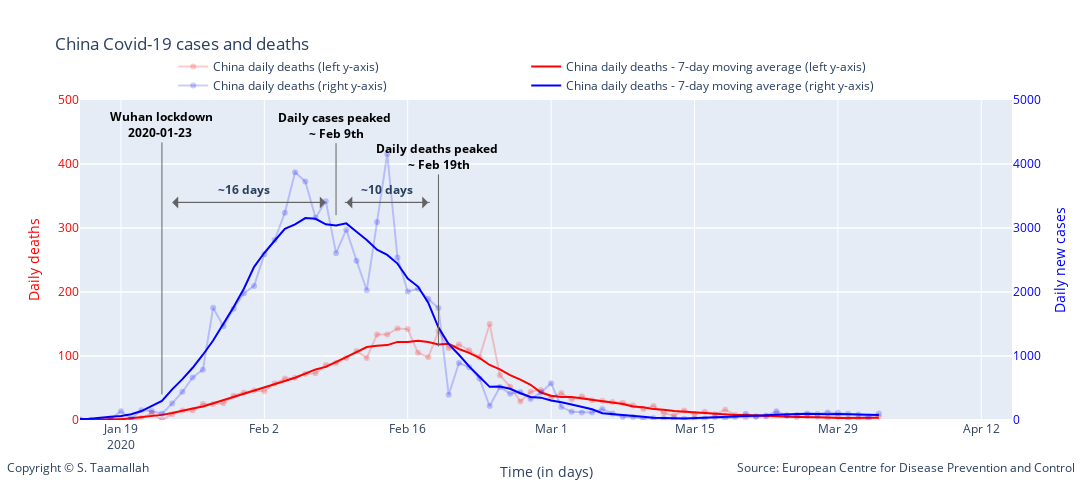

Here is the notebook cell this chart was saved with:
### Markdown cell above
<br/>
<br/>

# Learning from China

### Code cell
degree = 5

smooth_china_deaths = smoothTriangle(df_china['deaths'],degree)
smooth_china_cases = smoothTriangle(df_china['cases'],degree)

smooth_china_deaths_9day = smooth_9day(df_china['deaths'])
smooth_china_cases_9day = smooth_9day(df_china['cases'])


# Add traces
trace1 = go.Scatter(
        x=df_china.index, 
        y=df_china['deaths'],
        mode='lines + markers',
        name='China daily deaths (left y-axis)',
        line_color='rgba(256, 0, 0, .2)',
        #showlegend=False,
)

trace11 = go.Scatter(
        x=df_china.index, 
        y=smooth_china_deaths_9day,
        mode='lines',
        name='China daily deaths - 7-day moving average (left y-axis)',
        line_color='rgba(256, 0, 0, 1)',
)

trace2 = go.Scatter(
        x=df_china.index, 
        y=df_china['cases'],
        mode='lines + markers',
        name='China daily deaths (right y-axis)',
        line_color='rgba(0, 0, 256, .2)',
        #showlegend=False,
        yaxis='y2'
)

trace22 = go.Scatter(
        x=df_china.index, 
        y=smooth_china_cases_9day,
        mode='lines',
        name='China daily deaths - 7-day moving average (right y-axis)',
        line_color='rgba(0, 0, 256, 1)',
        yaxis='y2'
)

data = [trace1, trace11, trace2, trace22]

layout = go.Layout(
    title='China Covid-19 cases and deaths',
    legend=dict(x=.1, y=1.15, orientation="h"), 
    width=1100,
    height=500,
    
    # Top left
    xaxis=dict(
        title='Time (in days)',
        range=['2020-01-15', '2020-04-15'],
    ),
    yaxis=dict(
        title='Daily deaths',
        #type='log',
        range=[0,500],
        color="red",
        anchor='x'
    ),
    yaxis2=dict(
        title = 'Daily new cases',
        color='rgba(0, 0, 256, 1)',
        #type='log',
        range=[0,5000],
        overlaying='y',
        side='right'
    ),
    
       annotations=[
        dict(
            x=1.07,
            y=-0.18,
            showarrow=False,
            text='Source: European Centre for Disease Prevention and Control',
            xref='paper',
            yref='paper'
        ),
        
        dict(
            x=-0.08,
            y=-0.18,
            showarrow=False,
            text='Copyright © S. Taamallah ',
            xref='paper',
            yref='paper'
        )
    ],
    
)



fig = go.Figure(data=data, layout=layout)

fig.add_annotation(
            x='2020-01-23',
            y=40,
            xref="x",
            yref="y",
            text="<b> Wuhan lockdown <br> 2020-01-23  </b>",
            showarrow=True,
            font=dict(
            #family="Courier New, monospace",
            size=12,
            color="black",
            ),
        align="center",
        arrowhead=0,
        arrowsize=1,
        arrowwidth=1,
        arrowcolor="#636363",
        ax=0,
        ay=-270,
)




fig.add_annotation(
            x='2020-02-09',
            y=320,
            text="<b>Daily cases peaked <br> ~ Feb 9th </b>",
            showarrow=True,
            font=dict(
            #family="Courier New, monospace",
            size=12,
            color="black",
            ),
        align="center",
        arrowhead=0,
        arrowsize=1,
        arrowwidth=1,
        arrowcolor="#636363",
        ax=0,
        ay=-90,
)


fig.add_annotation(
            x='2020-02-19',
            y=115,
            text="<b>Daily deaths peaked <br> ~ Feb 19th </b>",
            showarrow=True,
            font=dict(
            #family="Courier New, monospace",
            size=12,
            color="black",
            ),
        align="center",
        arrowhead=0,
        arrowsize=1,
        arrowwidth=1,
        arrowcolor="#636363",
        ax=0,
        ay=-190,
)

fig.add_annotation(
            x='2020-02-10',
            y=340,
            text="",
            showarrow=True,
            font=dict(
            #family="Courier New, monospace",
            size=12,
            color="black",
            ),
        align="center",
        arrowhead=1,
        arrowsize=2,
        arrowwidth=1,
        arrowcolor="#636363",
        ax=85,
        ay=0,
)

fig.add_annotation(
            x='2020-02-18',
            y=340,
            text="",
            showarrow=True,
            font=dict(
            #family="Courier New, monospace",
            size=12,
            color="black",
            ),
        align="center",
        arrowhead=1,
        arrowsize=2,
        arrowwidth=1,
        arrowcolor="#636363",
        ax=-85,
        ay=0,
)

fig.add_annotation(
            x='2020-02-14',
            y=360,
            text="<b> ~10 days </b>",
            showarrow=False,
)

fig.add_annotation(
            x='2020-01-24',
            y=340,
            text="",
            showarrow=True,
            font=dict(
            #family="Courier New, monospace",
            size=12,
            color="black",
            ),
        align="center",
        arrowhead=1,
        arrowsize=2,
        arrowwidth=1,
        arrowcolor="#636363",
        ax=150,
        ay=0,
)

fig.add_annotation(
            x='2020-02-08',
            y=340,
            text="",
            showarrow=True,
            font=dict(
            #family="Courier New, monospace",
            size=12,
            color="black",
            ),
        align="center",
        arrowhead=1,
        arrowsize=2,
        arrowwidth=1,
        arrowcolor="#636363",
        ax=-150,
        ay=0,
)


fig.add_annotation(
            x='2020-01-31',
            y=360,
            text="<b> ~16 days </b>",
            showarrow=False,
)

fig.show()

from plotly.offline import plot
plot(fig, filename="STaamallah_covid19_analysis_chart_2_20200403.html", auto_open = False)

### Figure 1 — Plotly figure (JSON) as saved in the notebook; plotly's stock layout.template omitted (floating-point values rounded to 4 significant figures)
{"data": [{"line": {"color": "rgba(256, 0, 0, .2)"}, "mode": "lines+markers", "name": "China daily deaths (left y-axis)", "type": "scatter", "x": ["2020-04-02T00:00:00", "2020-04-01T00:00:00", "2020-03-31T00:00:00", "2020-03-30T00:00:00", "2020-03-29T00:00:00", "2020-03-28T00:00:00", "2020-03-27T00:00:00", "2020-03-26T00:00:00", "2020-03-25T00:00:00", "2020-03-24T00:00:00", "2020-03-23T00:00:00", "2020-03-22T00:00:00", "2020-03-21T00:00:00", "2020-03-20T00:00:00", "2020-03-19T00:00:00", "2020-03-18T00:00:00", "2020-03-17T00:00:00", "2020-03-16T00:00:00", "2020-03-15T00:00:00", "2020-03-14T00:00:00", "2020-03-13T00:00:00", "2020-03-12T00:00:00", "2020-03-11T00:00:00", "2020-03-10T00:00:00", "2020-03-09T00:00:00", "2020-03-08T00:00:00", "2020-03-07T00:00:00", "2020-03-06T00:00:00", "2020-03-05T00:00:00", "2020-03-04T00:00:00", "2020-03-03T00:00:00", "2020-03-02T00:00:00", "2020-03-01T00:00:00", "2020-02-29T00:00:00", "2020-02-28T00:00:00", "2020-02-27T00:00:00", "2020-02-26T00:00:00", "2020-02-25T00:00:00", "2020-02-24T00:00:00", "2020-02-23T00:00:00", "2020-02-22T00:00:00", "2020-02-21T00:00:00", "2020-02-20T00:00:00", "2020-02-19T00:00:00", "2020-02-18T00:00:00", "2020-02-17T00:00:00", "2020-02-16T00:00:00", "2020-02-15T00:00:00", "2020-02-14T00:00:00", "2020-02-13T00:00:00", "2020-02-12T00:00:00", "2020-02-11T00:00:00", "2020-02-10T00:00:00", "2020-02-09T00:00:00", "2020-02-08T00:00:00", "2020-02-07T00:00:00", "2020-02-06T00:00:00", "2020-02-05T00:00:00", "2020-02-04T00:00:00", "2020-02-03T00:00:00", "2020-02-02T00:00:00", "2020-02-01T00:00:00", "2020-01-31T00:00:00", "2020-01-30T00:00:00", "2020-01-29T00:00:00", "2020-01-28T00:00:00", "2020-01-27T00:00:00", "2020-01-26T00:00:00", "2020-01-25T00:00:00", "2020-01-24T00:00:00", "2020-01-23T00:00:00", "2020-01-22T00:00:00", "2020-01-21T00:00:00", "2020-01-20T00:00:00", "2020-01-19T00:00:00", "2020-01-18T00:00:00", "2020-01-17T00:00:00", "2020-01-16T00:00:00", "2020-01-15T00:00:00", "2020-01-14T00:00:00", "2020-01-13T00:00:00", "2020-01-12T00:00:00", "2020-01-11T00:00:00", "2020-01-10T00:00:00", "2020-01-09T00:00:00", "2020-01-08T00:00:00", "2020-01-07T00:00:00", "2020-01-06T00:00:00", "2020-01-05T00:00:00", "2020-01-04T00:00:00", "2020-01-03T00:00:00", "2020-01-02T00:00:00", "2020-01-01T00:00:00", "2019-12-31T00:00:00"], "y": [6, 1, 3, 2, 5, 3, 5, 6, 4, 7, 9, 6, 6, 4, 8, 16, 9, 13, 9, 15, 7, 11, 22, 17, 23, 27, 28, 30, 31, 37, 32, 42, 35, 47, 44, 29, 52, 70, 150, 98, 109, 118, 112, 139, 98, 105, 142, 143, 133.5, 133.5, 97, 108, 97, 89, 86, 73, 72, 66, 65, 57, 45, 46, 43, 38, 26, 25, 25, 15, 15, 9, 0, 11, 3, 0, 1, 0, 0, 0, 1, 0, 0, 0, 1, 0, 0, 0, 0, 0, 0, 0, 0, 0, 0, 0]}, {"line": {"color": "rgba(256, 0, 0, 1)"}, "mode": "lines", "name": "China daily deaths - 7-day moving average (left y-axis)", "type": "scatter", "x": ["2020-04-02T00:00:00", "2020-04-01T00:00:00", "2020-03-31T00:00:00", "2020-03-30T00:00:00", "2020-03-29T00:00:00", "2020-03-28T00:00:00", "2020-03-27T00:00:00", "2020-03-26T00:00:00", "2020-03-25T00:00:00", "2020-03-24T00:00:00", "2020-03-23T00:00:00", "2020-03-22T00:00:00", "2020-03-21T00:00:00", "2020-03-20T00:00:00", "2020-03-19T00:00:00", "2020-03-18T00:00:00", "2020-03-17T00:00:00", "2020-03-16T00:00:00", "2020-03-15T00:00:00", "2020-03-14T00:00:00", "2020-03-13T00:00:00", "2020-03-12T00:00:00", "2020-03-11T00:00:00", "2020-03-10T00:00:00", "2020-03-09T00:00:00", "2020-03-08T00:00:00", "2020-03-07T00:00:00", "2020-03-06T00:00:00", "2020-03-05T00:00:00", "2020-03-04T00:00:00", "2020-03-03T00:00:00", "2020-03-02T00:00:00", "2020-03-01T00:00:00", "2020-02-29T00:00:00", "2020-02-28T00:00:00", "2020-02-27T00:00:00", "2020-02-26T00:00:00", "2020-02-25T00:00:00", "2020-02-24T00:00:00", "2020-02-23T00:00:00", "2020-02-22T00:00:00", "2020-02-21T00:00:00", "2020-02-20T00:00:00", "2020-02-19T00:00:00", "2020-02-18T00:00:00", "2020-02-17T00:00:00", "2020-02-16T00:00:00", "2020-02-15T00:00:00", "2020-02-14T00:00:00", "2020-02-13T00:00:00", "2020-02-12T00:00:00", "2020-02-11T00:00:00", "2020-02-10T00:00:00", "2020-02-09T00:00:00", "2020-02-08T00:00:00", "2020-02-07T00:00:00", "2020-02-06T00:00:00", "2020-02-05T00:00:00", "2020-02-04T00:00:00", "2020-02-03T00:00:00", "2020-02-02T00:00:00", "2020-02-01T00:00:00", "2020-01-31T00:00:00", "2020-01-30T00:00:00", "2020-01-29T00:00:00", "2020-01-28T00:00:00", "2020-01-27T00:00:00", "2020-01-26T00:00:00", "2020-01-25T00:00:00", "2020-01-24T00:00:00", "2020-01-23T00:00:00", "2020-01-22T00:00:00", "2020-01-21T00:00:00", "2020-01-20T00:00:00", "2020-01-19T00:00:00", "2020-01-18T00:00:00", "2020-01-17T00:00:00", "2020-01-16T00:00:00", "2020-01-15T00:00:00", "2020-01-14T00:00:00", "2020-01-13T00:00:00", "2020-01-12T00:00:00", "2020-01-11T00:00:00", "2020-01-10T00:00:00", "2020-01-09T00:00:00", "2020-01-08T00:00:00", "2020-01-07T00:00:00", "2020-01-06T00:00:00", "2020-01-05T00:00:00", "2020-01-04T00:00:00", "2020-01-03T00:00:00", "2020-01-02T00:00:00", "2020-01-01T00:00:00", "2019-12-31T00:00:00"], "y": [3.333, 3, 3.4, 3.333, 3, 4, 4, 5, 5, 5, 6, 7, 7, 8, 8, 9, 9, 10, 12, 13, 14, 16, 17, 20, 21, 25, 27, 29, 31, 34, 36, 36, 38, 43, 55, 63, 70, 79, 86, 97, 105, 111, 119, 118, 122, 124, 122, 122, 117, 116, 114, 106, 98, 91, 83, 79, 72, 66, 61, 56, 50, 45, 41, 35, 30, 26, 21, 18, 14, 11, 8, 6, 4, 2, 1, 1, 0, 0, 0, 0, 0, 0, 0, 0, 0, 0, 0, 0, 0, 0, 0, 0, 0, 0]}, {"line": {"color": "rgba(0, 0, 256, .2)"}, "mode": "lines+markers", "name": "China daily deaths (right y-axis)", "type": "scatter", "x": ["2020-04-02T00:00:00", "2020-04-01T00:00:00", "2020-03-31T00:00:00", "2020-03-30T00:00:00", "2020-03-29T00:00:00", "2020-03-28T00:00:00", "2020-03-27T00:00:00", "2020-03-26T00:00:00", "2020-03-25T00:00:00", "2020-03-24T00:00:00", "2020-03-23T00:00:00", "2020-03-22T00:00:00", "2020-03-21T00:00:00", "2020-03-20T00:00:00", "2020-03-19T00:00:00", "2020-03-18T00:00:00", "2020-03-17T00:00:00", "2020-03-16T00:00:00", "2020-03-15T00:00:00", "2020-03-14T00:00:00", "2020-03-13T00:00:00", "2020-03-12T00:00:00", "2020-03-11T00:00:00", "2020-03-10T00:00:00", "2020-03-09T00:00:00", "2020-03-08T00:00:00", "2020-03-07T00:00:00", "2020-03-06T00:00:00", "2020-03-05T00:00:00", "2020-03-04T00:00:00", "2020-03-03T00:00:00", "2020-03-02T00:00:00", "2020-03-01T00:00:00", "2020-02-29T00:00:00", "2020-02-28T00:00:00", "2020-02-27T00:00:00", "2020-02-26T00:00:00", "2020-02-25T00:00:00", "2020-02-24T00:00:00", "2020-02-23T00:00:00", "2020-02-22T00:00:00", "2020-02-21T00:00:00", "2020-02-20T00:00:00", "2020-02-19T00:00:00", "2020-02-18T00:00:00", "2020-02-17T00:00:00", "2020-02-16T00:00:00", "2020-02-15T00:00:00", "2020-02-14T00:00:00", "2020-02-13T00:00:00", "2020-02-12T00:00:00", "2020-02-11T00:00:00", "2020-02-10T00:00:00", "2020-02-09T00:00:00", "2020-02-08T00:00:00", "2020-02-07T00:00:00", "2020-02-06T00:00:00", "2020-02-05T00:00:00", "2020-02-04T00:00:00", "2020-02-03T00:00:00", "2020-02-02T00:00:00", "2020-02-01T00:00:00", "2020-01-31T00:00:00", "2020-01-30T00:00:00", "2020-01-29T00:00:00", "2020-01-28T00:00:00", "2020-01-27T00:00:00", "2020-01-26T00:00:00", "2020-01-25T00:00:00", "2020-01-24T00:00:00", "2020-01-23T00:00:00", "2020-01-22T00:00:00", "2020-01-21T00:00:00", "2020-01-20T00:00:00", "2020-01-19T00:00:00", "2020-01-18T00:00:00", "2020-01-17T00:00:00", "2020-01-16T00:00:00", "2020-01-15T00:00:00", "2020-01-14T00:00:00", "2020-01-13T00:00:00", "2020-01-12T00:00:00", "2020-01-11T00:00:00", "2020-01-10T00:00:00", "2020-01-09T00:00:00", "2020-01-08T00:00:00", "2020-01-07T00:00:00", "2020-01-06T00:00:00", "2020-01-05T00:00:00", "2020-01-04T00:00:00", "2020-01-03T00:00:00", "2020-01-02T00:00:00", "2020-01-01T00:00:00", "2019-12-31T00:00:00"], "y": [100, 54, 84, 98, 113, 119, 94, 102, 78, 69, 138, 65, 52, 99, 44, 23, 43, 25, 22, 19, 22, 24, 29, 20, 45, 46, 101, 170, 117, 119, 127, 205, 574, 428, 329, 439, 410, 515, 218, 647, 826, 891, 394, 1750, 1890, 2052, 2007, 2538, 4156, 3092, 2028, 2490, 2974, 2607, 3418, 3160, 3727, 3872, 3237, 2812, 2590, 2095, 1980, 1740, 1466, 1753, 787, 665, 441, 259, 97, 140, 151, 19, 136, 17, 4, 0, 0, 0, 0, 0, 0, 0, 0, 0, 0, 0, 15, 0, 17, 0, 0, 27], "yaxis": "y2"}, {"line": {"color": "rgba(0, 0, 256, 1)"}, "mode": "lines", "name": "China daily deaths - 7-day moving average (right y-axis)", "type": "scatter", "x": ["2020-04-02T00:00:00", "2020-04-01T00:00:00", "2020-03-31T00:00:00", "2020-03-30T00:00:00", "2020-03-29T00:00:00", "2020-03-28T00:00:00", "2020-03-27T00:00:00", "2020-03-26T00:00:00", "2020-03-25T00:00:00", "2020-03-24T00:00:00", "2020-03-23T00:00:00", "2020-03-22T00:00:00", "2020-03-21T00:00:00", "2020-03-20T00:00:00", "2020-03-19T00:00:00", "2020-03-18T00:00:00", "2020-03-17T00:00:00", "2020-03-16T00:00:00", "2020-03-15T00:00:00", "2020-03-14T00:00:00", "2020-03-13T00:00:00", "2020-03-12T00:00:00", "2020-03-11T00:00:00", "2020-03-10T00:00:00", "2020-03-09T00:00:00", "2020-03-08T00:00:00", "2020-03-07T00:00:00", "2020-03-06T00:00:00", "2020-03-05T00:00:00", "2020-03-04T00:00:00", "2020-03-03T00:00:00", "2020-03-02T00:00:00", "2020-03-01T00:00:00", "2020-02-29T00:00:00", "2020-02-28T00:00:00", "2020-02-27T00:00:00", "2020-02-26T00:00:00", "2020-02-25T00:00:00", "2020-02-24T00:00:00", "2020-02-23T00:00:00", "2020-02-22T00:00:00", "2020-02-21T00:00:00", "2020-02-20T00:00:00", "2020-02-19T00:00:00", "2020-02-18T00:00:00", "2020-02-17T00:00:00", "2020-02-16T00:00:00", "2020-02-15T00:00:00", "2020-02-14T00:00:00", "2020-02-13T00:00:00", "2020-02-12T00:00:00", "2020-02-11T00:00:00", "2020-02-10T00:00:00", "2020-02-09T00:00:00", "2020-02-08T00:00:00", "2020-02-07T00:00:00", "2020-02-06T00:00:00", "2020-02-05T00:00:00", "2020-02-04T00:00:00", "2020-02-03T00:00:00", "2020-02-02T00:00:00", "2020-02-01T00:00:00", "2020-01-31T00:00:00", "2020-01-30T00:00:00", "2020-01-29T00:00:00", "2020-01-28T00:00:00", "2020-01-27T00:00:00", "2020-01-26T00:00:00", "2020-01-25T00:00:00", "2020-01-24T00:00:00", "2020-01-23T00:00:00", "2020-01-22T00:00:00", "2020-01-21T00:00:00", "2020-01-20T00:00:00", "2020-01-19T00:00:00", "2020-01-18T00:00:00", "2020-01-17T00:00:00", "2020-01-16T00:00:00", "2020-01-15T00:00:00", "2020-01-14T00:00:00", "2020-01-13T00:00:00", "2020-01-12T00:00:00", "2020-01-11T00:00:00", "2020-01-10T00:00:00", "2020-01-09T00:00:00", "2020-01-08T00:00:00", "2020-01-07T00:00:00", "2020-01-06T00:00:00", "2020-01-05T00:00:00", "2020-01-04T00:00:00", "2020-01-03T00:00:00", "2020-01-02T00:00:00", "2020-01-01T00:00:00", "2019-12-31T00:00:00"], "y": [79.33, 84, 89.8, 94.67, 93, 90, 99, 97, 92, 90, 82, 74, 67, 62, 56, 43, 38, 35, 27, 25, 27, 28, 36, 52, 63, 74, 86, 105, 167, 209, 241, 278, 305, 349, 360, 418, 487, 522, 518, 676, 837, 1020, 1186, 1443, 1833, 2085, 2211, 2444, 2580, 2660, 2812, 2940, 3072, 3040, 3057, 3144, 3155, 3057, 2987, 2801, 2613, 2393, 2051, 1765, 1501, 1242, 1020, 816, 639, 479, 299, 213, 140, 91, 62, 51, 36, 19, 17, 2, 0, 0, 0, 0, 1, 1, 3, 3, 3, 0, 7, 5.4, 11, 9], "yaxis": "y2"}], "layout": {"annotations": [{"showarrow": false, "text": "Source: European Centre for Disease Prevention and Control", "x": 1.07, "xref": "paper", "y": -0.18, "yref": "paper"}, {"showarrow": false, "text": "Copyright © S. Taamallah ", "x": -0.08, "xref": "paper", "y": -0.18, "yref": "paper"}, {"align": "center", "arrowcolor": "#636363", "arrowhead": 0, "arrowsize": 1, "arrowwidth": 1, "ax": 0, "ay": -270, "font": {"color": "black", "size": 12}, "showarrow": true, "text": "<b> Wuhan lockdown <br> 2020-01-23  </b>", "x": "2020-01-23", "xref": "x", "y": 40, "yref": "y"}, {"align": "center", "arrowcolor": "#636363", "arrowhead": 0, "arrowsize": 1, "arrowwidth": 1, "ax": 0, "ay": -90, "font": {"color": "black", "size": 12}, "showarrow": true, "text": "<b>Daily cases peaked <br> ~ Feb 9th </b>", "x": "2020-02-09", "y": 320}, {"align": "center", "arrowcolor": "#636363", "arrowhead": 0, "arrowsize": 1, "arrowwidth": 1, "ax": 0, "ay": -190, "font": {"color": "black", "size": 12}, "showarrow": true, "text": "<b>Daily deaths peaked <br> ~ Feb 19th </b>", "x": "2020-02-19", "y": 115}, {"align": "center", "arrowcolor": "#636363", "arrowhead": 1, "arrowsize": 2, "arrowwidth": 1, "ax": 85, "ay": 0, "font": {"color": "black", "size": 12}, "showarrow": true, "text": "", "x": "2020-02-10", "y": 340}, {"align": "center", "arrowcolor": "#636363", "arrowhead": 1, "arrowsize": 2, "arrowwidth": 1, "ax": -85, "ay": 0, "font": {"color": "black", "size": 12}, "showarrow": true, "text": "", "x": "2020-02-18", "y": 340}, {"showarrow": false, "text": "<b> ~10 days </b>", "x": "2020-02-14", "y": 360}, {"align": "center", "arrowcolor": "#636363", "arrowhead": 1, "arrowsize": 2, "arrowwidth": 1, "ax": 150, "ay": 0, "font": {"color": "black", "size": 12}, "showarrow": true, "text": "", "x": "2020-01-24", "y": 340}, {"align": "center", "arrowcolor": "#636363", "arrowhead": 1, "arrowsize": 2, "arrowwidth": 1, "ax": -150, "ay": 0, "font": {"color": "black", "size": 12}, "showarrow": true, "text": "", "x": "2020-02-08", "y": 340}, {"showarrow": false, "text": "<b> ~16 days </b>", "x": "2020-01-31", "y": 360}], "height": 500, "legend": {"orientation": "h", "x": 0.1, "y": 1.15}, "title": {"text": "China Covid-19 cases and deaths"}, "width": 1100, "xaxis": {"range": ["2020-01-15", "2020-04-15"], "title": {"text": "Time (in days)"}, "type": "date"}, "yaxis": {"anchor": "x", "color": "red", "range": [0, 500], "title": {"text": "Daily deaths"}, "type": "linear"}, "yaxis2": {"color": "rgba(0, 0, 256, 1)", "overlaying": "y", "range": [0, 5000], "side": "right", "title": {"text": "Daily new cases"}, "type": "linear"}}}
